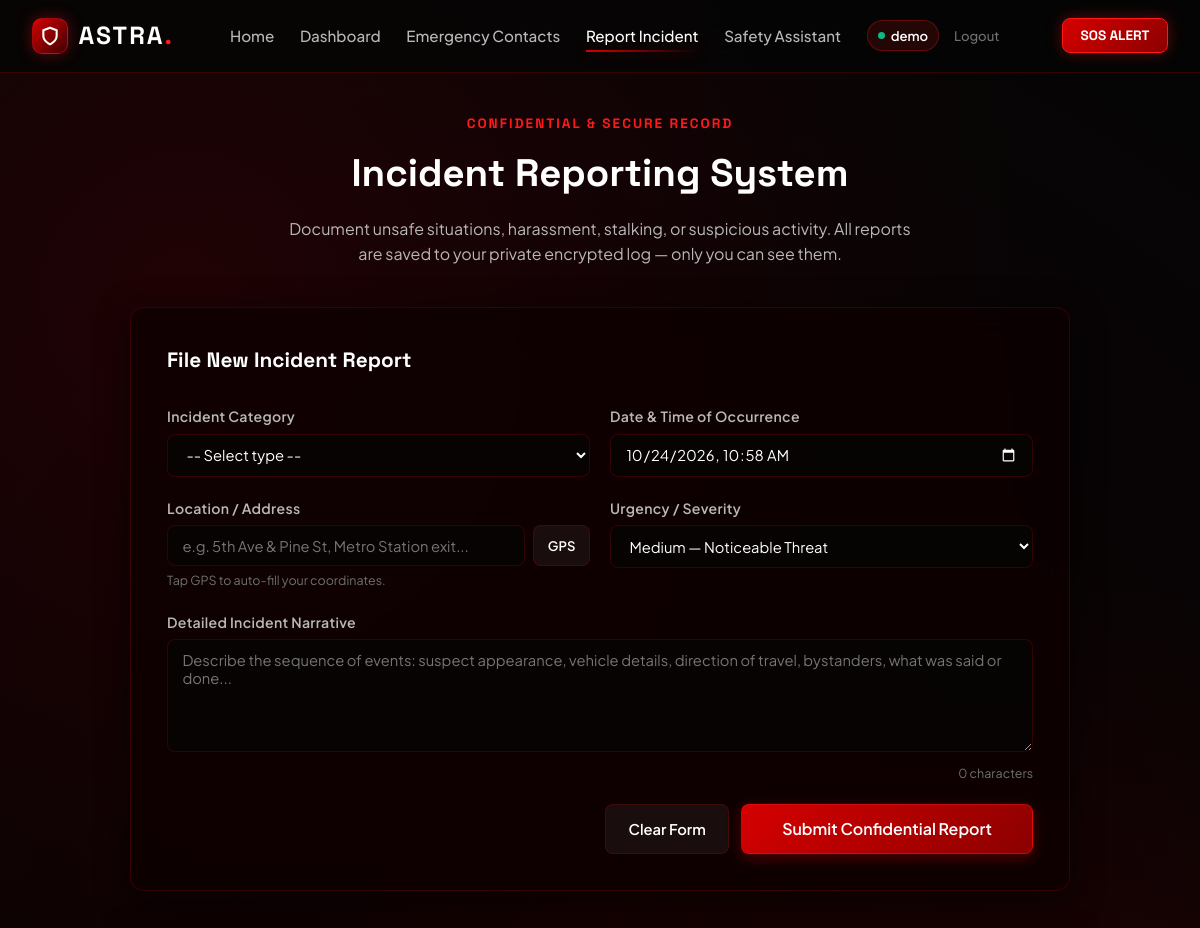
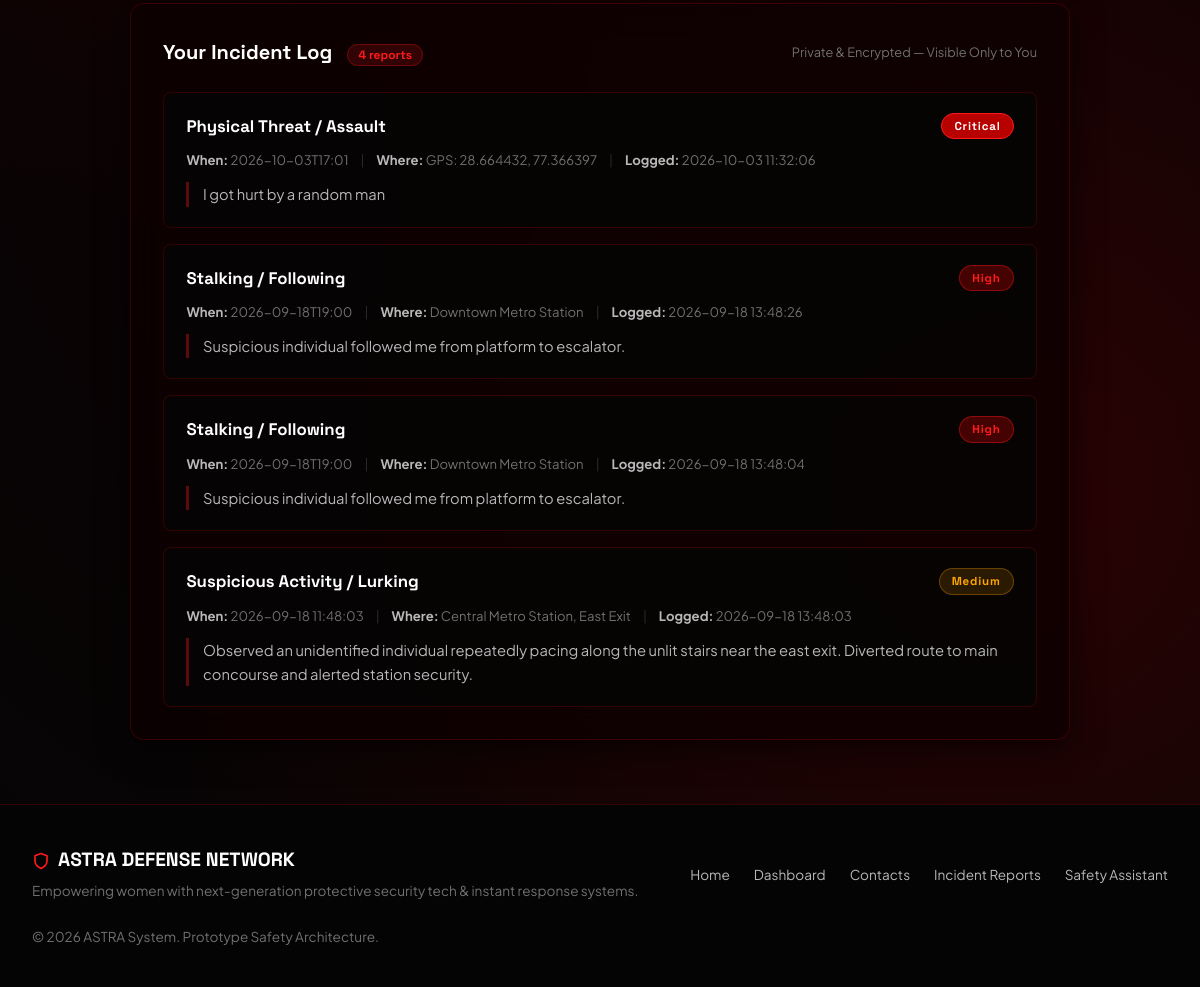
The page /report (signed in) on the database its author committed (2 pictures, top to bottom).
### tables this page shows
CREATE TABLE reports (
            id INTEGER PRIMARY KEY AUTOINCREMENT,
            user_id INTEGER,
            incident_type TEXT NOT NULL,
            date_time TEXT NOT NULL,
            location TEXT NOT NULL,
            urgency TEXT NOT NULL,
            description TEXT NOT NULL,
            created_at TIMESTAMP DEFAULT CURRENT_TIMESTAMP,
            FOREIGN KEY (user_id) REFERENCES users (id)
        );

### app.py (the view, shortened to what this page needs)
@app.route('/report', methods=['GET', 'POST'])
@login_required
def report():
    user_id = session.get('user_id')
    conn = get_db()
    cursor = conn.cursor()
    cursor.execute(
        "SELECT * FROM reports ORDER BY id DESC"
    )
    reports_list = cursor.fetchall()
    conn.close()
    return render_template('report.html', reports=reports_list, current_user_id=user_id)

### app.py (called while the page is built)
def login_required(f):
    @wraps(f)
    def decorated_function(*args, **kwargs):
        if not session.get('user_id'):
            flash('Please log in to access your personal safety command center.', 'warning')
            return redirect(url_for('login', next=request.path))
        return f(*args, **kwargs)
    return decorated_function

def get_db():
    conn = sqlite3.connect(DATABASE)
    conn.row_factory = sqlite3.Row
    return conn

### templates/report.html (shortened to what this page needs)
{% extends 'base.html' %}
{% block content %}
<div style="max-width: 940px; margin: 0 auto;">
    <div style="text-align: center; margin-bottom: 2.5rem;">
        <span class="section-tag">CONFIDENTIAL &amp; SECURE RECORD</span>
        <h1 style="font-family: var(--font-heading); font-size: 2.4rem; color: #fff; margin: 0.4rem 0 0.75rem;">
            Incident Reporting System
        </h1>
        <p style="color: var(--text-secondary); font-size: 1rem; max-width: 640px; margin: 0 auto;">
            Document unsafe situations, harassment, stalking, or suspicious activity.
            All reports are saved to your private encrypted log — only you can see them.
        </p>
    </div>
    <div class="glass-card" style="padding: 2.25rem; margin-bottom: 2.5rem;">
        <h2 style="font-family: var(--font-heading); font-size: 1.3rem; color: #fff; margin-bottom: 1.75rem;">
            File New Incident Report
        </h2>
        <form method="POST" action="{{ url_for('report') }}" id="reportForm">
            <div style="display: grid; grid-template-columns: repeat(auto-fit, minmax(260px, 1fr)); gap: 1.25rem; margin-bottom: 1.25rem;">
                <div class="form-group" style="margin-bottom: 0;">
                    <label class="form-label" for="incidentType">Incident Category</label>
                    <select id="incidentType" name="incident_type" class="form-control" required>
                        <option value="" disabled selected>-- Select type --</option>
                    </select>
                </div>
                <div class="form-group" style="margin-bottom: 0;">
                    <label class="form-label" for="dateTime">Date &amp; Time of Occurrence</label>
                    <input type="datetime-local" id="dateTime" name="date_time" class="form-control" required>
                </div>
            </div>
            <div style="display: grid; grid-template-columns: repeat(auto-fit, minmax(260px, 1fr)); gap: 1.25rem; margin-bottom: 1.25rem;">
                <div class="form-group" style="margin-bottom: 0;">
                    <label class="form-label" for="locationInput">Location / Address</label>
                    <div style="display: flex; gap: 0.5rem;">
                        <input type="text" id="locationInput" name="location" class="form-control"
                               placeholder="e.g. 5th Ave &amp; Pine St, Metro Station exit..." required>
                        <button type="button" class="btn btn-secondary btn-sm" id="fillGpsBtn"
                                style="white-space: nowrap; flex-shrink: 0;">
                            GPS
                        </button>
                    </div>
                    <span class="form-hint">Tap GPS to auto-fill your coordinates.</span>
                </div>
                <div class="form-group" style="margin-bottom: 0;">
                    <label class="form-label" for="urgency">Urgency / Severity</label>
                    <select id="urgency" name="urgency" class="form-control" required>
                        <option value="Medium" selected>Medium — Noticeable Threat</option>
                    </select>
                </div>
            </div>
            <div class="form-group">
                <label class="form-label" for="description">Detailed Incident Narrative</label>
                <textarea id="description" name="description" class="form-control" rows="5"
                    placeholder="Describe the sequence of events: suspect appearance, vehicle details, direction of travel, bystanders, what was said or done..."
                    required></textarea>
                <span class="form-hint" id="charCount" style="text-align:right;display:block;">0 characters</span>
            </div>
            <div style="display: flex; justify-content: flex-end; gap: 0.75rem;">
                <button type="button" class="btn btn-secondary" id="clearFormBtn">Clear Form</button>
                <button type="submit" class="btn btn-primary" id="submitReportBtn"
                        style="padding: 0.85rem 2.5rem; font-size: 1rem;">
                    Submit Confidential Report
                </button>
            </div>
        </form>
    </div>
    <div class="glass-card" style="padding: 2rem;">
        <div style="display: flex; justify-content: space-between; align-items: center; margin-bottom: 1.5rem; flex-wrap: wrap; gap: 0.75rem;">
            <h2 style="font-family: var(--font-heading); font-size: 1.25rem; color: #fff;">
                Your Incident Log
                <span style="background:rgba(255,26,26,0.15);border:1px solid rgba(255,26,26,0.3);
                             color:var(--red-glow);font-size:0.75rem;padding:2px 10px;
                             border-radius:var(--radius-full);margin-left:10px;font-weight:700;">
                    {{ reports|length }} report{{ 's' if reports|length != 1 else '' }}
                </span>
            </h2>
            <span style="font-size:0.8rem;color:var(--text-muted);">
                Private &amp; Encrypted — Visible Only to You
            </span>
        </div>
        {% if reports %}
            <div style="display: flex; flex-direction: column; gap: 1rem;">
                {% for r in reports %}
                    <div class="report-card" id="report-{{ r['id'] }}">
                        <div style="display: flex; justify-content: space-between; align-items: flex-start; flex-wrap: wrap; gap: 0.5rem; margin-bottom: 0.6rem;">
                            <div style="font-family: var(--font-heading); font-weight: 700; color: #fff; font-size: 1.05rem;">
                                {{ r['incident_type'] }}
                            </div>
                            <div style="display:flex; align-items:center; gap:0.6rem; flex-shrink:0;">
                                <span style="
                                    font-size: 0.72rem; font-weight: 800; font-family: var(--font-heading);
                                    padding: 3px 12px; border-radius: var(--radius-full); letter-spacing: 0.8px;
                                    {% if r['urgency'] == 'Critical' %}
                                        background: rgba(214,0,0,0.85); color: #fff; border: 1px solid #FF1A1A;
                                    {% elif r['urgency'] == 'High' %}
                                        background: rgba(214,0,0,0.3); color: #FF1A1A; border: 1px solid rgba(255,26,26,0.4);
                                    {% elif r['urgency'] == 'Medium' %}
                                        background: rgba(255,160,0,0.15); color: #FFA500; border: 1px solid rgba(255,160,0,0.3);
                                    {% else %}
                                        background: rgba(255,255,255,0.08); color: #B8B8B8; border: 1px solid rgba(255,255,255,0.12);
                                    {% endif %}">
                                    {{ r['urgency'] }}
                                </span>
                            </div>
                        </div>
                        <div style="font-size: 0.82rem; color: var(--text-muted); margin-bottom: 0.75rem; display:flex; flex-wrap:wrap; gap: 0.75rem;">
                            <span>
                                <strong style="color:#B8B8B8;">When:</strong>
                                {{ r['date_time'] if r['date_time'] else 'Not specified' }}
                            </span>
                            <span style="color:rgba(255,255,255,0.15);">|</span>
                            <span>
                                <strong style="color:#B8B8B8;">Where:</strong>
                                {{ r['location'] }}
                            </span>
                            <span style="color:rgba(255,255,255,0.15);">|</span>
                            <span>
                                <strong style="color:#B8B8B8;">Logged:</strong>
                                {{ r['created_at'] }}
                            </span>
                        </div>
                        <p style="color: var(--text-secondary); font-size: 0.92rem; line-height: 1.65; margin: 0;
                                  border-left: 3px solid rgba(255,26,26,0.35); padding-left: 0.85rem;">
                            {{ r['description'] }}
                        </p>
                    </div>
                {% endfor %}
            </div>
        {% endif %}
    </div>
</div>
{% endblock %}

### templates/base.html (shortened to what this page needs)
<!DOCTYPE html>
<html lang="en">
<head>
    <link rel="stylesheet" href="{{ url_for('static', filename='style.css') }}">
</head>
<body>
    <nav class="navbar">
        <div class="nav-container">
            <a href="{{ url_for('index') }}" class="brand-logo">
                <div class="brand-badge"><svg width="20" height="20" viewBox="0 0 24 24" fill="none" stroke="currentColor" stroke-width="2.5" stroke-linecap="round" stroke-linejoin="round"><path d="M12 22s8-4 8-10V5l-8-3-8 3v7c0 6 8 10 8 10z"/></svg></div>
                <div class="brand-text">ASTRA<span>.</span></div>
            </a>
            <ul class="nav-links" id="navLinks">
                <li><a href="{{ url_for('index') }}" class="{% if request.endpoint == 'index' %}active{% endif %}">Home</a></li>
                <li><a href="{{ url_for('dashboard') }}" class="{% if request.endpoint == 'dashboard' %}active{% endif %}">Dashboard</a></li>
                <li><a href="{{ url_for('contacts') }}" class="{% if request.endpoint == 'contacts' %}active{% endif %}">Emergency Contacts</a></li>
                <li><a href="{{ url_for('report') }}" class="{% if request.endpoint == 'report' %}active{% endif %}">Report Incident</a></li>
                <li><a href="{{ url_for('assistant') }}" class="{% if request.endpoint == 'assistant' %}active{% endif %}">Safety Assistant</a></li>
                {% if session.get('user_id') %}
                    <li style="display: flex; align-items: center; gap: 0.5rem;">
                        <span style="display: inline-flex; align-items: center; gap: 0.35rem; padding: 0.25rem 0.65rem; border-radius: 9999px; background: rgba(255, 26, 26, 0.12); border: 1px solid rgba(255, 26, 26, 0.3); color: #fff; font-size: 0.82rem; font-weight: 600;">
                            <span style="width: 7px; height: 7px; border-radius: 50%; background: #10b981; display: inline-block;"></span>
                            {{ session.get('username') }}
                        </span>
                        <a href="{{ url_for('logout') }}" style="color: var(--text-muted); font-size: 0.82rem; padding: 0.25rem 0.4rem;" title="Sign out of Astra">Logout</a>
                    </li>
                {% else %}
                    <li><a href="{{ url_for('login') }}" class="{% if request.endpoint == 'login' %}active{% endif %}">Login</a></li>
                    <li><a href="{{ url_for('register') }}" class="{% if request.endpoint == 'register' %}active{% endif %}">Register</a></li>
                {% endif %}
            </ul>
            <div class="nav-actions">
                <button type="button" class="btn-nav-sos" onclick="triggerSOS()">
                    SOS ALERT
                </button>
            </div>
        </div>
    </nav>
    <main class="content-wrapper">
        {% block content %}{% endblock %}
    </main>
    <footer>
        <div class="footer-container">
            <div class="footer-brand">
                <div style="display:flex; align-items:center; gap:0.5rem; font-family:var(--font-heading); font-weight:700; font-size:1.2rem; color:#fff;">
                    <span style="color:var(--red-glow); display:inline-flex; align-items:center;"><svg width="18" height="18" viewBox="0 0 24 24" fill="none" stroke="currentColor" stroke-width="2.2" stroke-linecap="round" stroke-linejoin="round"><path d="M12 22s8-4 8-10V5l-8-3-8 3v7c0 6 8 10 8 10z"/></svg></span> ASTRA DEFENSE NETWORK
                </div>
                <p>Empowering women with next-generation protective security tech & instant response systems.</p>
            </div>
            <ul class="footer-links">
                <li><a href="{{ url_for('index') }}">Home</a></li>
                <li><a href="{{ url_for('dashboard') }}">Dashboard</a></li>
                <li><a href="{{ url_for('contacts') }}">Contacts</a></li>
                <li><a href="{{ url_for('report') }}">Incident Reports</a></li>
                <li><a href="{{ url_for('assistant') }}">Safety Assistant</a></li>
            </ul>
            <div style="font-size: 0.85rem; color: var(--text-muted);">
                © 2026 ASTRA System. Prototype Safety Architecture.
            </div>
        </div>
    </footer>
</body>
</html>

### rows shown on the page
reports: incident_type "Physical Threat / Assault", urgency "Critical", date_time "2026-10-03T17:01", location "GPS: 28.664432, 77.366397", created_at "2026-10-03 11:32:06", description "I got hurt by a random man"
reports: incident_type "Stalking / Following", urgency "High", date_time "2026-09-18T19:00", location "Downtown Metro Station", created_at "2026-09-18 13:48:26", description "Suspicious individual followed me from platform to escalator."
reports: incident_type "Stalking / Following", urgency "High", date_time "2026-09-18T19:00", location "Downtown Metro Station", created_at "2026-09-18 13:48:04", description "Suspicious individual followed me from platform to escalator."
reports: incident_type "Suspicious Activity / Lurking", urgency "Medium", date_time "2026-09-18 11:48:03", location "Central Metro Station, East Exit", created_at "2026-09-18 13:48:03", description "Observed an unidentified individual repeatedly pacing along the unlit stairs near the east exit. Diverted route to main concourse and alerted station security."

### other values the page prints
{{ session.get('username') }} "demo"
{{ reports|length }} "4"
{{ 's' if reports|length != 1 else '' }} "s"
